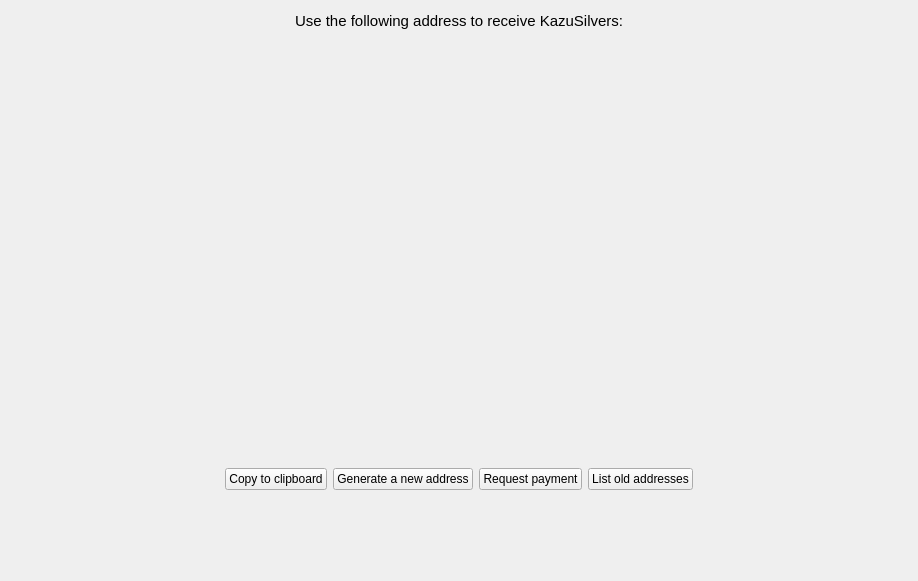
<?xml version="1.0" encoding="UTF-8"?>
<ui version="4.0">
 <class>getAddressToReceive</class>
 <widget class="QWidget" name="getAddressToReceive">
  <property name="windowModality">
   <enum>Qt::NonModal</enum>
  </property>
  <property name="geometry">
   <rect>
    <x>0</x>
    <y>0</y>
    <width>918</width>
    <height>581</height>
   </rect>
  </property>
  <property name="sizePolicy">
   <sizepolicy hsizetype="MinimumExpanding" vsizetype="MinimumExpanding">
    <horstretch>0</horstretch>
    <verstretch>0</verstretch>
   </sizepolicy>
  </property>
  <property name="windowTitle">
   <string>Form</string>
  </property>
  <layout class="QGridLayout" name="gridLayout">
   <item row="0" column="0">
    <layout class="QVBoxLayout" name="verticalLayout">
     <property name="sizeConstraint">
      <enum>QLayout::SetNoConstraint</enum>
     </property>
     <item>
      <layout class="QHBoxLayout" name="horizontalLayout">
       <item>
        <spacer name="horizontalSpacer">
         <property name="orientation">
          <enum>Qt::Horizontal</enum>
         </property>
         <property name="sizeHint" stdset="0">
          <size>
           <width>40</width>
           <height>20</height>
          </size>
         </property>
        </spacer>
       </item>
       <item>
        <widget class="QLabel" name="label">
         <property name="font">
          <font>
           <pointsize>11</pointsize>
          </font>
         </property>
         <property name="text">
          <string>Use the following address to receive KazuSilvers:</string>
         </property>
        </widget>
       </item>
       <item>
        <spacer name="horizontalSpacer_2">
         <property name="orientation">
          <enum>Qt::Horizontal</enum>
         </property>
         <property name="sizeHint" stdset="0">
          <size>
           <width>40</width>
           <height>20</height>
          </size>
         </property>
        </spacer>
       </item>
      </layout>
     </item>
     <item>
      <spacer name="verticalSpacer">
       <property name="orientation">
        <enum>Qt::Vertical</enum>
       </property>
       <property name="sizeType">
        <enum>QSizePolicy::Maximum</enum>
       </property>
       <property name="sizeHint" stdset="0">
        <size>
         <width>20</width>
         <height>40</height>
        </size>
       </property>
      </spacer>
     </item>
     <item>
      <spacer name="verticalSpacer_2">
       <property name="orientation">
        <enum>Qt::Vertical</enum>
       </property>
       <property name="sizeHint" stdset="0">
        <size>
         <width>20</width>
         <height>40</height>
        </size>
       </property>
      </spacer>
     </item>
     <item>
      <layout class="QHBoxLayout" name="horizontalLayout_8">
       <item>
        <spacer name="horizontalSpacer_4">
         <property name="orientation">
          <enum>Qt::Horizontal</enum>
         </property>
         <property name="sizeHint" stdset="0">
          <size>
           <width>40</width>
           <height>20</height>
          </size>
         </property>
        </spacer>
       </item>
       <item>
        <layout class="QHBoxLayout" name="horizontalLayout_2">
         <item>
          <spacer name="horizontalSpacer_16">
           <property name="orientation">
            <enum>Qt::Horizontal</enum>
           </property>
           <property name="sizeHint" stdset="0">
            <size>
             <width>40</width>
             <height>20</height>
            </size>
           </property>
          </spacer>
         </item>
         <item>
          <layout class="QVBoxLayout" name="verticalLayout_3">
           <item>
            <widget class="QRImageWidget" name="lblQRCode">
             <property name="sizePolicy">
              <sizepolicy hsizetype="Expanding" vsizetype="Fixed">
               <horstretch>0</horstretch>
               <verstretch>0</verstretch>
              </sizepolicy>
             </property>
             <property name="minimumSize">
              <size>
               <width>300</width>
               <height>320</height>
              </size>
             </property>
             <property name="toolTip">
              <string>QR Code</string>
             </property>
             <property name="styleSheet">
              <string notr="true"/>
             </property>
             <property name="textFormat">
              <enum>Qt::PlainText</enum>
             </property>
             <property name="alignment">
              <set>Qt::AlignCenter</set>
             </property>
             <property name="wordWrap">
              <bool>true</bool>
             </property>
            </widget>
           </item>
          </layout>
         </item>
         <item>
          <spacer name="horizontalSpacer_15">
           <property name="orientation">
            <enum>Qt::Horizontal</enum>
           </property>
           <property name="sizeHint" stdset="0">
            <size>
             <width>40</width>
             <height>20</height>
            </size>
           </property>
          </spacer>
         </item>
        </layout>
       </item>
       <item>
        <spacer name="horizontalSpacer_3">
         <property name="orientation">
          <enum>Qt::Horizontal</enum>
         </property>
         <property name="sizeHint" stdset="0">
          <size>
           <width>40</width>
           <height>20</height>
          </size>
         </property>
        </spacer>
       </item>
      </layout>
     </item>
     <item>
      <spacer name="verticalSpacer_3">
       <property name="orientation">
        <enum>Qt::Vertical</enum>
       </property>
       <property name="sizeHint" stdset="0">
        <size>
         <width>20</width>
         <height>40</height>
        </size>
       </property>
      </spacer>
     </item>
     <item>
      <layout class="QHBoxLayout" name="horizontalLayout_7">
       <item>
        <spacer name="horizontalSpacer_13">
         <property name="orientation">
          <enum>Qt::Horizontal</enum>
         </property>
         <property name="sizeHint" stdset="0">
          <size>
           <width>40</width>
           <height>20</height>
          </size>
         </property>
        </spacer>
       </item>
       <item>
        <widget class="QPushButton" name="copyClipboardButton">
         <property name="text">
          <string>Copy to clipboard</string>
         </property>
        </widget>
       </item>
       <item>
        <widget class="QPushButton" name="newAddressButton">
         <property name="text">
          <string>Generate a new address</string>
         </property>
        </widget>
       </item>
       <item>
        <widget class="QPushButton" name="requestPaymentButton">
         <property name="text">
          <string>Request payment</string>
         </property>
        </widget>
       </item>
       <item>
        <widget class="QPushButton" name="requestNewAddressButton">
         <property name="text">
          <string>List old addresses</string>
         </property>
        </widget>
       </item>
       <item>
        <spacer name="horizontalSpacer_14">
         <property name="orientation">
          <enum>Qt::Horizontal</enum>
         </property>
         <property name="sizeHint" stdset="0">
          <size>
           <width>40</width>
           <height>20</height>
          </size>
         </property>
        </spacer>
       </item>
      </layout>
     </item>
     <item>
      <spacer name="verticalSpacer_4">
       <property name="orientation">
        <enum>Qt::Vertical</enum>
       </property>
       <property name="sizeType">
        <enum>QSizePolicy::MinimumExpanding</enum>
       </property>
       <property name="sizeHint" stdset="0">
        <size>
         <width>20</width>
         <height>80</height>
        </size>
       </property>
      </spacer>
     </item>
    </layout>
   </item>
  </layout>
 </widget>
 <customwidgets>
  <customwidget>
   <class>QRImageWidget</class>
   <extends>QLabel</extends>
   <header>receiverequestdialog.h</header>
  </customwidget>
 </customwidgets>
 <resources/>
 <connections/>
</ui>
